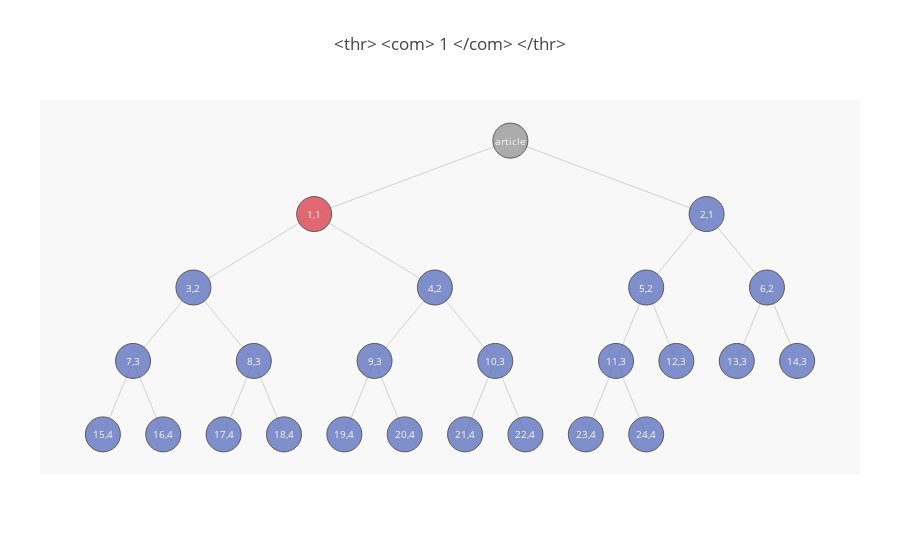
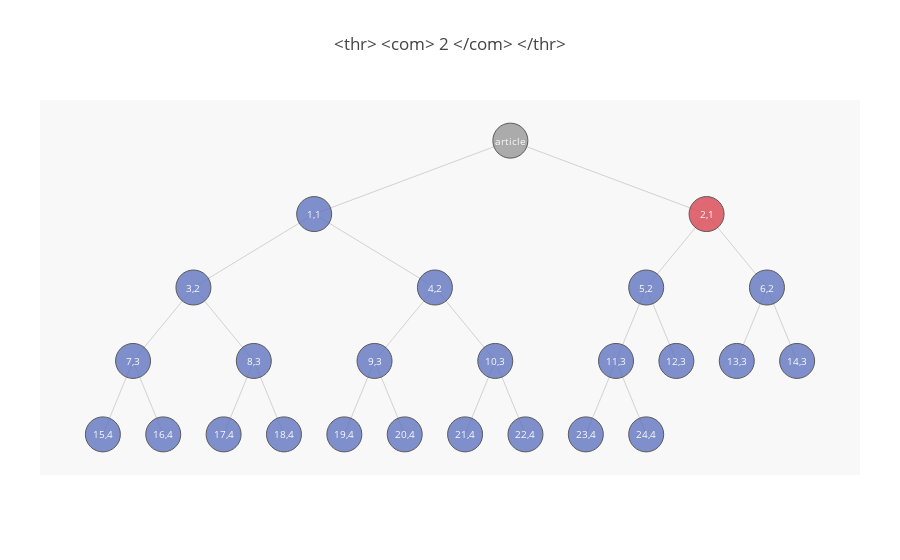
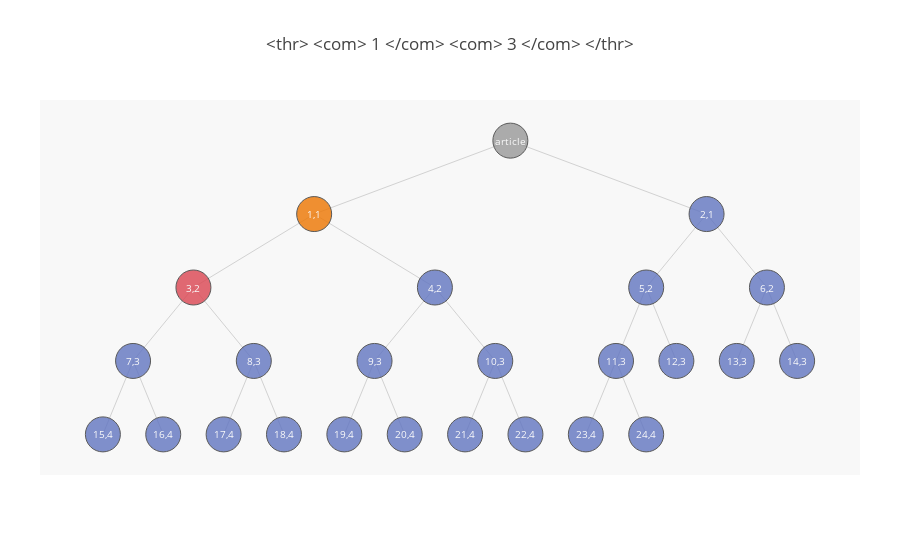
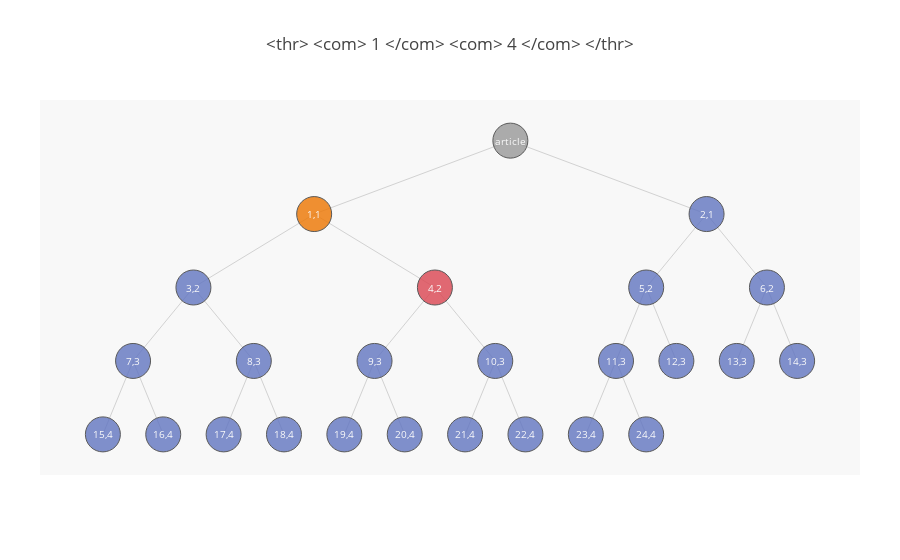

The notebook cell these images were saved under, in order:
### Code cell
for i in range(1, 20):
    tree_plot(25, i)

### Figure 1 — Plotly figure (JSON) as saved in the notebook; plotly's stock layout.template omitted (floating-point values rounded to 4 significant figures)
{"data": [{"hoverinfo": "none", "line": {"color": "rgb(210,210,210)", "width": 1}, "mode": "lines", "type": "scatter", "x": [0, -3.25, null, 0, 3.25, null, -3.25, -5.25, null, -3.25, -1.25, null, 3.25, 2.25, null, 3.25, 4.25, null, -5.25, -6.25, null, -5.25, -4.25, null, -1.25, -2.25, null, -1.25, -0.25, null, 2.25, 1.75, null, 2.25, 2.75, null, 4.25, 3.75, null, 4.25, 4.75, null, -6.25, -6.75, null, -6.25, -5.75, null, -4.25, -4.75, null, -4.25, -3.75, null, -2.25, -2.75, null, -2.25, -1.75, null, -0.25, -0.75, null, -0.25, 0.25, null, 1.75, 1.25, null, 1.75, 2.25, null], "y": [8, 7, null, 8, 7, null, 7, 6, null, 7, 6, null, 7, 6, null, 7, 6, null, 6, 5, null, 6, 5, null, 6, 5, null, 6, 5, null, 6, 5, null, 6, 5, null, 6, 5, null, 6, 5, null, 5, 4, null, 5, 4, null, 5, 4, null, 5, 4, null, 5, 4, null, 5, 4, null, 5, 4, null, 5, 4, null, 5, 4, null, 5, 4, null]}, {"hoverinfo": "text", "marker": {"color": ["#989898", "#DB4551", "#6175c1", "#6175c1", "#6175c1", "#6175c1", "#6175c1", "#6175c1", "#6175c1", "#6175c1", "#6175c1", "#6175c1", "#6175c1", "#6175c1", "#6175c1", "#6175c1", "#6175c1", "#6175c1", "#6175c1", "#6175c1", "#6175c1", "#6175c1", "#6175c1", "#6175c1", "#6175c1"], "line": {"color": "rgb(50,50,50)", "width": 1}, "size": 35, "symbol": "dot"}, "mode": "markers", "name": "", "opacity": 0.8, "text": ["article", "1,1", "2,1", "3,2", "4,2", "5,2", "6,2", "7,3", "8,3", "9,3", "10,3", "11,3", "12,3", "13,3", "14,3", "15,4", "16,4", "17,4", "18,4", "19,4", "20,4", "21,4", "22,4", "23,4", "24,4"], "type": "scatter", "x": [0, -3.25, 3.25, -5.25, -1.25, 2.25, 4.25, -6.25, -4.25, -2.25, -0.25, 1.75, 2.75, 3.75, 4.75, -6.75, -5.75, -4.75, -3.75, -2.75, -1.75, -0.75, 0.25, 1.25, 2.25], "y": [8, 7, 7, 6, 6, 6, 6, 5, 5, 5, 5, 5, 5, 5, 5, 4, 4, 4, 4, 4, 4, 4, 4, 4, 4]}], "layout": {"annotations": [{"font": {"color": "rgb(250,250,250)", "size": 10}, "showarrow": false, "text": "article", "x": 0, "xref": "x1", "y": 8, "yref": "y1"}, {"font": {"color": "rgb(250,250,250)", "size": 10}, "showarrow": false, "text": "1,1", "x": -3.25, "xref": "x1", "y": 7, "yref": "y1"}, {"font": {"color": "rgb(250,250,250)", "size": 10}, "showarrow": false, "text": "2,1", "x": 3.25, "xref": "x1", "y": 7, "yref": "y1"}, {"font": {"color": "rgb(250,250,250)", "size": 10}, "showarrow": false, "text": "3,2", "x": -5.25, "xref": "x1", "y": 6, "yref": "y1"}, {"font": {"color": "rgb(250,250,250)", "size": 10}, "showarrow": false, "text": "4,2", "x": -1.25, "xref": "x1", "y": 6, "yref": "y1"}, {"font": {"color": "rgb(250,250,250)", "size": 10}, "showarrow": false, "text": "5,2", "x": 2.25, "xref": "x1", "y": 6, "yref": "y1"}, {"font": {"color": "rgb(250,250,250)", "size": 10}, "showarrow": false, "text": "6,2", "x": 4.25, "xref": "x1", "y": 6, "yref": "y1"}, {"font": {"color": "rgb(250,250,250)", "size": 10}, "showarrow": false, "text": "7,3", "x": -6.25, "xref": "x1", "y": 5, "yref": "y1"}, {"font": {"color": "rgb(250,250,250)", "size": 10}, "showarrow": false, "text": "8,3", "x": -4.25, "xref": "x1", "y": 5, "yref": "y1"}, {"font": {"color": "rgb(250,250,250)", "size": 10}, "showarrow": false, "text": "9,3", "x": -2.25, "xref": "x1", "y": 5, "yref": "y1"}, {"font": {"color": "rgb(250,250,250)", "size": 10}, "showarrow": false, "text": "10,3", "x": -0.25, "xref": "x1", "y": 5, "yref": "y1"}, {"font": {"color": "rgb(250,250,250)", "size": 10}, "showarrow": false, "text": "11,3", "x": 1.75, "xref": "x1", "y": 5, "yref": "y1"}, {"font": {"color": "rgb(250,250,250)", "size": 10}, "showarrow": false, "text": "12,3", "x": 2.75, "xref": "x1", "y": 5, "yref": "y1"}, {"font": {"color": "rgb(250,250,250)", "size": 10}, "showarrow": false, "text": "13,3", "x": 3.75, "xref": "x1", "y": 5, "yref": "y1"}, {"font": {"color": "rgb(250,250,250)", "size": 10}, "showarrow": false, "text": "14,3", "x": 4.75, "xref": "x1", "y": 5, "yref": "y1"}, {"font": {"color": "rgb(250,250,250)", "size": 10}, "showarrow": false, "text": "15,4", "x": -6.75, "xref": "x1", "y": 4, "yref": "y1"}, {"font": {"color": "rgb(250,250,250)", "size": 10}, "showarrow": false, "text": "16,4", "x": -5.75, "xref": "x1", "y": 4, "yref": "y1"}, {"font": {"color": "rgb(250,250,250)", "size": 10}, "showarrow": false, "text": "17,4", "x": -4.75, "xref": "x1", "y": 4, "yref": "y1"}, {"font": {"color": "rgb(250,250,250)", "size": 10}, "showarrow": false, "text": "18,4", "x": -3.75, "xref": "x1", "y": 4, "yref": "y1"}, {"font": {"color": "rgb(250,250,250)", "size": 10}, "showarrow": false, "text": "19,4", "x": -2.75, "xref": "x1", "y": 4, "yref": "y1"}, {"font": {"color": "rgb(250,250,250)", "size": 10}, "showarrow": false, "text": "20,4", "x": -1.75, "xref": "x1", "y": 4, "yref": "y1"}, {"font": {"color": "rgb(250,250,250)", "size": 10}, "showarrow": false, "text": "21,4", "x": -0.75, "xref": "x1", "y": 4, "yref": "y1"}, {"font": {"color": "rgb(250,250,250)", "size": 10}, "showarrow": false, "text": "22,4", "x": 0.25, "xref": "x1", "y": 4, "yref": "y1"}, {"font": {"color": "rgb(250,250,250)", "size": 10}, "showarrow": false, "text": "23,4", "x": 1.25, "xref": "x1", "y": 4, "yref": "y1"}, {"font": {"color": "rgb(250,250,250)", "size": 10}, "showarrow": false, "text": "24,4", "x": 2.25, "xref": "x1", "y": 4, "yref": "y1"}], "font": {"size": 12}, "hovermode": "closest", "margin": {"b": 85, "l": 40, "r": 40, "t": 100}, "plot_bgcolor": "rgb(248,248,248)", "showlegend": false, "title": "<thr> <com> 1 </com> </thr>", "xaxis": {"showgrid": false, "showline": false, "showticklabels": false, "zeroline": false}, "yaxis": {"showgrid": false, "showline": false, "showticklabels": false, "zeroline": false}}}

### Figure 2 — Plotly figure (JSON) as saved in the notebook; plotly's stock layout.template omitted (floating-point values rounded to 4 significant figures)
{"data": [{"hoverinfo": "none", "line": {"color": "rgb(210,210,210)", "width": 1}, "mode": "lines", "type": "scatter", "x": [0, -3.25, null, 0, 3.25, null, -3.25, -5.25, null, -3.25, -1.25, null, 3.25, 2.25, null, 3.25, 4.25, null, -5.25, -6.25, null, -5.25, -4.25, null, -1.25, -2.25, null, -1.25, -0.25, null, 2.25, 1.75, null, 2.25, 2.75, null, 4.25, 3.75, null, 4.25, 4.75, null, -6.25, -6.75, null, -6.25, -5.75, null, -4.25, -4.75, null, -4.25, -3.75, null, -2.25, -2.75, null, -2.25, -1.75, null, -0.25, -0.75, null, -0.25, 0.25, null, 1.75, 1.25, null, 1.75, 2.25, null], "y": [8, 7, null, 8, 7, null, 7, 6, null, 7, 6, null, 7, 6, null, 7, 6, null, 6, 5, null, 6, 5, null, 6, 5, null, 6, 5, null, 6, 5, null, 6, 5, null, 6, 5, null, 6, 5, null, 5, 4, null, 5, 4, null, 5, 4, null, 5, 4, null, 5, 4, null, 5, 4, null, 5, 4, null, 5, 4, null, 5, 4, null, 5, 4, null]}, {"hoverinfo": "text", "marker": {"color": ["#989898", "#6175c1", "#DB4551", "#6175c1", "#6175c1", "#6175c1", "#6175c1", "#6175c1", "#6175c1", "#6175c1", "#6175c1", "#6175c1", "#6175c1", "#6175c1", "#6175c1", "#6175c1", "#6175c1", "#6175c1", "#6175c1", "#6175c1", "#6175c1", "#6175c1", "#6175c1", "#6175c1", "#6175c1"], "line": {"color": "rgb(50,50,50)", "width": 1}, "size": 35, "symbol": "dot"}, "mode": "markers", "name": "", "opacity": 0.8, "text": ["article", "1,1", "2,1", "3,2", "4,2", "5,2", "6,2", "7,3", "8,3", "9,3", "10,3", "11,3", "12,3", "13,3", "14,3", "15,4", "16,4", "17,4", "18,4", "19,4", "20,4", "21,4", "22,4", "23,4", "24,4"], "type": "scatter", "x": [0, -3.25, 3.25, -5.25, -1.25, 2.25, 4.25, -6.25, -4.25, -2.25, -0.25, 1.75, 2.75, 3.75, 4.75, -6.75, -5.75, -4.75, -3.75, -2.75, -1.75, -0.75, 0.25, 1.25, 2.25], "y": [8, 7, 7, 6, 6, 6, 6, 5, 5, 5, 5, 5, 5, 5, 5, 4, 4, 4, 4, 4, 4, 4, 4, 4, 4]}], "layout": {"annotations": [{"font": {"color": "rgb(250,250,250)", "size": 10}, "showarrow": false, "text": "article", "x": 0, "xref": "x1", "y": 8, "yref": "y1"}, {"font": {"color": "rgb(250,250,250)", "size": 10}, "showarrow": false, "text": "1,1", "x": -3.25, "xref": "x1", "y": 7, "yref": "y1"}, {"font": {"color": "rgb(250,250,250)", "size": 10}, "showarrow": false, "text": "2,1", "x": 3.25, "xref": "x1", "y": 7, "yref": "y1"}, {"font": {"color": "rgb(250,250,250)", "size": 10}, "showarrow": false, "text": "3,2", "x": -5.25, "xref": "x1", "y": 6, "yref": "y1"}, {"font": {"color": "rgb(250,250,250)", "size": 10}, "showarrow": false, "text": "4,2", "x": -1.25, "xref": "x1", "y": 6, "yref": "y1"}, {"font": {"color": "rgb(250,250,250)", "size": 10}, "showarrow": false, "text": "5,2", "x": 2.25, "xref": "x1", "y": 6, "yref": "y1"}, {"font": {"color": "rgb(250,250,250)", "size": 10}, "showarrow": false, "text": "6,2", "x": 4.25, "xref": "x1", "y": 6, "yref": "y1"}, {"font": {"color": "rgb(250,250,250)", "size": 10}, "showarrow": false, "text": "7,3", "x": -6.25, "xref": "x1", "y": 5, "yref": "y1"}, {"font": {"color": "rgb(250,250,250)", "size": 10}, "showarrow": false, "text": "8,3", "x": -4.25, "xref": "x1", "y": 5, "yref": "y1"}, {"font": {"color": "rgb(250,250,250)", "size": 10}, "showarrow": false, "text": "9,3", "x": -2.25, "xref": "x1", "y": 5, "yref": "y1"}, {"font": {"color": "rgb(250,250,250)", "size": 10}, "showarrow": false, "text": "10,3", "x": -0.25, "xref": "x1", "y": 5, "yref": "y1"}, {"font": {"color": "rgb(250,250,250)", "size": 10}, "showarrow": false, "text": "11,3", "x": 1.75, "xref": "x1", "y": 5, "yref": "y1"}, {"font": {"color": "rgb(250,250,250)", "size": 10}, "showarrow": false, "text": "12,3", "x": 2.75, "xref": "x1", "y": 5, "yref": "y1"}, {"font": {"color": "rgb(250,250,250)", "size": 10}, "showarrow": false, "text": "13,3", "x": 3.75, "xref": "x1", "y": 5, "yref": "y1"}, {"font": {"color": "rgb(250,250,250)", "size": 10}, "showarrow": false, "text": "14,3", "x": 4.75, "xref": "x1", "y": 5, "yref": "y1"}, {"font": {"color": "rgb(250,250,250)", "size": 10}, "showarrow": false, "text": "15,4", "x": -6.75, "xref": "x1", "y": 4, "yref": "y1"}, {"font": {"color": "rgb(250,250,250)", "size": 10}, "showarrow": false, "text": "16,4", "x": -5.75, "xref": "x1", "y": 4, "yref": "y1"}, {"font": {"color": "rgb(250,250,250)", "size": 10}, "showarrow": false, "text": "17,4", "x": -4.75, "xref": "x1", "y": 4, "yref": "y1"}, {"font": {"color": "rgb(250,250,250)", "size": 10}, "showarrow": false, "text": "18,4", "x": -3.75, "xref": "x1", "y": 4, "yref": "y1"}, {"font": {"color": "rgb(250,250,250)", "size": 10}, "showarrow": false, "text": "19,4", "x": -2.75, "xref": "x1", "y": 4, "yref": "y1"}, {"font": {"color": "rgb(250,250,250)", "size": 10}, "showarrow": false, "text": "20,4", "x": -1.75, "xref": "x1", "y": 4, "yref": "y1"}, {"font": {"color": "rgb(250,250,250)", "size": 10}, "showarrow": false, "text": "21,4", "x": -0.75, "xref": "x1", "y": 4, "yref": "y1"}, {"font": {"color": "rgb(250,250,250)", "size": 10}, "showarrow": false, "text": "22,4", "x": 0.25, "xref": "x1", "y": 4, "yref": "y1"}, {"font": {"color": "rgb(250,250,250)", "size": 10}, "showarrow": false, "text": "23,4", "x": 1.25, "xref": "x1", "y": 4, "yref": "y1"}, {"font": {"color": "rgb(250,250,250)", "size": 10}, "showarrow": false, "text": "24,4", "x": 2.25, "xref": "x1", "y": 4, "yref": "y1"}], "font": {"size": 12}, "hovermode": "closest", "margin": {"b": 85, "l": 40, "r": 40, "t": 100}, "plot_bgcolor": "rgb(248,248,248)", "showlegend": false, "title": "<thr> <com> 2 </com> </thr>", "xaxis": {"showgrid": false, "showline": false, "showticklabels": false, "zeroline": false}, "yaxis": {"showgrid": false, "showline": false, "showticklabels": false, "zeroline": false}}}

### Figure 3 — Plotly figure (JSON) as saved in the notebook; plotly's stock layout.template omitted (floating-point values rounded to 4 significant figures)
{"data": [{"hoverinfo": "none", "line": {"color": "rgb(210,210,210)", "width": 1}, "mode": "lines", "type": "scatter", "x": [0, -3.25, null, 0, 3.25, null, -3.25, -5.25, null, -3.25, -1.25, null, 3.25, 2.25, null, 3.25, 4.25, null, -5.25, -6.25, null, -5.25, -4.25, null, -1.25, -2.25, null, -1.25, -0.25, null, 2.25, 1.75, null, 2.25, 2.75, null, 4.25, 3.75, null, 4.25, 4.75, null, -6.25, -6.75, null, -6.25, -5.75, null, -4.25, -4.75, null, -4.25, -3.75, null, -2.25, -2.75, null, -2.25, -1.75, null, -0.25, -0.75, null, -0.25, 0.25, null, 1.75, 1.25, null, 1.75, 2.25, null], "y": [8, 7, null, 8, 7, null, 7, 6, null, 7, 6, null, 7, 6, null, 7, 6, null, 6, 5, null, 6, 5, null, 6, 5, null, 6, 5, null, 6, 5, null, 6, 5, null, 6, 5, null, 6, 5, null, 5, 4, null, 5, 4, null, 5, 4, null, 5, 4, null, 5, 4, null, 5, 4, null, 5, 4, null, 5, 4, null, 5, 4, null, 5, 4, null]}, {"hoverinfo": "text", "marker": {"color": ["#989898", "#EE7600", "#6175c1", "#DB4551", "#6175c1", "#6175c1", "#6175c1", "#6175c1", "#6175c1", "#6175c1", "#6175c1", "#6175c1", "#6175c1", "#6175c1", "#6175c1", "#6175c1", "#6175c1", "#6175c1", "#6175c1", "#6175c1", "#6175c1", "#6175c1", "#6175c1", "#6175c1", "#6175c1"], "line": {"color": "rgb(50,50,50)", "width": 1}, "size": 35, "symbol": "dot"}, "mode": "markers", "name": "", "opacity": 0.8, "text": ["article", "1,1", "2,1", "3,2", "4,2", "5,2", "6,2", "7,3", "8,3", "9,3", "10,3", "11,3", "12,3", "13,3", "14,3", "15,4", "16,4", "17,4", "18,4", "19,4", "20,4", "21,4", "22,4", "23,4", "24,4"], "type": "scatter", "x": [0, -3.25, 3.25, -5.25, -1.25, 2.25, 4.25, -6.25, -4.25, -2.25, -0.25, 1.75, 2.75, 3.75, 4.75, -6.75, -5.75, -4.75, -3.75, -2.75, -1.75, -0.75, 0.25, 1.25, 2.25], "y": [8, 7, 7, 6, 6, 6, 6, 5, 5, 5, 5, 5, 5, 5, 5, 4, 4, 4, 4, 4, 4, 4, 4, 4, 4]}], "layout": {"annotations": [{"font": {"color": "rgb(250,250,250)", "size": 10}, "showarrow": false, "text": "article", "x": 0, "xref": "x1", "y": 8, "yref": "y1"}, {"font": {"color": "rgb(250,250,250)", "size": 10}, "showarrow": false, "text": "1,1", "x": -3.25, "xref": "x1", "y": 7, "yref": "y1"}, {"font": {"color": "rgb(250,250,250)", "size": 10}, "showarrow": false, "text": "2,1", "x": 3.25, "xref": "x1", "y": 7, "yref": "y1"}, {"font": {"color": "rgb(250,250,250)", "size": 10}, "showarrow": false, "text": "3,2", "x": -5.25, "xref": "x1", "y": 6, "yref": "y1"}, {"font": {"color": "rgb(250,250,250)", "size": 10}, "showarrow": false, "text": "4,2", "x": -1.25, "xref": "x1", "y": 6, "yref": "y1"}, {"font": {"color": "rgb(250,250,250)", "size": 10}, "showarrow": false, "text": "5,2", "x": 2.25, "xref": "x1", "y": 6, "yref": "y1"}, {"font": {"color": "rgb(250,250,250)", "size": 10}, "showarrow": false, "text": "6,2", "x": 4.25, "xref": "x1", "y": 6, "yref": "y1"}, {"font": {"color": "rgb(250,250,250)", "size": 10}, "showarrow": false, "text": "7,3", "x": -6.25, "xref": "x1", "y": 5, "yref": "y1"}, {"font": {"color": "rgb(250,250,250)", "size": 10}, "showarrow": false, "text": "8,3", "x": -4.25, "xref": "x1", "y": 5, "yref": "y1"}, {"font": {"color": "rgb(250,250,250)", "size": 10}, "showarrow": false, "text": "9,3", "x": -2.25, "xref": "x1", "y": 5, "yref": "y1"}, {"font": {"color": "rgb(250,250,250)", "size": 10}, "showarrow": false, "text": "10,3", "x": -0.25, "xref": "x1", "y": 5, "yref": "y1"}, {"font": {"color": "rgb(250,250,250)", "size": 10}, "showarrow": false, "text": "11,3", "x": 1.75, "xref": "x1", "y": 5, "yref": "y1"}, {"font": {"color": "rgb(250,250,250)", "size": 10}, "showarrow": false, "text": "12,3", "x": 2.75, "xref": "x1", "y": 5, "yref": "y1"}, {"font": {"color": "rgb(250,250,250)", "size": 10}, "showarrow": false, "text": "13,3", "x": 3.75, "xref": "x1", "y": 5, "yref": "y1"}, {"font": {"color": "rgb(250,250,250)", "size": 10}, "showarrow": false, "text": "14,3", "x": 4.75, "xref": "x1", "y": 5, "yref": "y1"}, {"font": {"color": "rgb(250,250,250)", "size": 10}, "showarrow": false, "text": "15,4", "x": -6.75, "xref": "x1", "y": 4, "yref": "y1"}, {"font": {"color": "rgb(250,250,250)", "size": 10}, "showarrow": false, "text": "16,4", "x": -5.75, "xref": "x1", "y": 4, "yref": "y1"}, {"font": {"color": "rgb(250,250,250)", "size": 10}, "showarrow": false, "text": "17,4", "x": -4.75, "xref": "x1", "y": 4, "yref": "y1"}, {"font": {"color": "rgb(250,250,250)", "size": 10}, "showarrow": false, "text": "18,4", "x": -3.75, "xref": "x1", "y": 4, "yref": "y1"}, {"font": {"color": "rgb(250,250,250)", "size": 10}, "showarrow": false, "text": "19,4", "x": -2.75, "xref": "x1", "y": 4, "yref": "y1"}, {"font": {"color": "rgb(250,250,250)", "size": 10}, "showarrow": false, "text": "20,4", "x": -1.75, "xref": "x1", "y": 4, "yref": "y1"}, {"font": {"color": "rgb(250,250,250)", "size": 10}, "showarrow": false, "text": "21,4", "x": -0.75, "xref": "x1", "y": 4, "yref": "y1"}, {"font": {"color": "rgb(250,250,250)", "size": 10}, "showarrow": false, "text": "22,4", "x": 0.25, "xref": "x1", "y": 4, "yref": "y1"}, {"font": {"color": "rgb(250,250,250)", "size": 10}, "showarrow": false, "text": "23,4", "x": 1.25, "xref": "x1", "y": 4, "yref": "y1"}, {"font": {"color": "rgb(250,250,250)", "size": 10}, "showarrow": false, "text": "24,4", "x": 2.25, "xref": "x1", "y": 4, "yref": "y1"}], "font": {"size": 12}, "hovermode": "closest", "margin": {"b": 85, "l": 40, "r": 40, "t": 100}, "plot_bgcolor": "rgb(248,248,248)", "showlegend": false, "title": "<thr> <com> 1 </com> <com> 3 </com> </thr>", "xaxis": {"showgrid": false, "showline": false, "showticklabels": false, "zeroline": false}, "yaxis": {"showgrid": false, "showline": false, "showticklabels": false, "zeroline": false}}}

### Figure 4 — Plotly figure (JSON) as saved in the notebook; plotly's stock layout.template omitted (floating-point values rounded to 4 significant figures)
{"data": [{"hoverinfo": "none", "line": {"color": "rgb(210,210,210)", "width": 1}, "mode": "lines", "type": "scatter", "x": [0, -3.25, null, 0, 3.25, null, -3.25, -5.25, null, -3.25, -1.25, null, 3.25, 2.25, null, 3.25, 4.25, null, -5.25, -6.25, null, -5.25, -4.25, null, -1.25, -2.25, null, -1.25, -0.25, null, 2.25, 1.75, null, 2.25, 2.75, null, 4.25, 3.75, null, 4.25, 4.75, null, -6.25, -6.75, null, -6.25, -5.75, null, -4.25, -4.75, null, -4.25, -3.75, null, -2.25, -2.75, null, -2.25, -1.75, null, -0.25, -0.75, null, -0.25, 0.25, null, 1.75, 1.25, null, 1.75, 2.25, null], "y": [8, 7, null, 8, 7, null, 7, 6, null, 7, 6, null, 7, 6, null, 7, 6, null, 6, 5, null, 6, 5, null, 6, 5, null, 6, 5, null, 6, 5, null, 6, 5, null, 6, 5, null, 6, 5, null, 5, 4, null, 5, 4, null, 5, 4, null, 5, 4, null, 5, 4, null, 5, 4, null, 5, 4, null, 5, 4, null, 5, 4, null, 5, 4, null]}, {"hoverinfo": "text", "marker": {"color": ["#989898", "#EE7600", "#6175c1", "#6175c1", "#DB4551", "#6175c1", "#6175c1", "#6175c1", "#6175c1", "#6175c1", "#6175c1", "#6175c1", "#6175c1", "#6175c1", "#6175c1", "#6175c1", "#6175c1", "#6175c1", "#6175c1", "#6175c1", "#6175c1", "#6175c1", "#6175c1", "#6175c1", "#6175c1"], "line": {"color": "rgb(50,50,50)", "width": 1}, "size": 35, "symbol": "dot"}, "mode": "markers", "name": "", "opacity": 0.8, "text": ["article", "1,1", "2,1", "3,2", "4,2", "5,2", "6,2", "7,3", "8,3", "9,3", "10,3", "11,3", "12,3", "13,3", "14,3", "15,4", "16,4", "17,4", "18,4", "19,4", "20,4", "21,4", "22,4", "23,4", "24,4"], "type": "scatter", "x": [0, -3.25, 3.25, -5.25, -1.25, 2.25, 4.25, -6.25, -4.25, -2.25, -0.25, 1.75, 2.75, 3.75, 4.75, -6.75, -5.75, -4.75, -3.75, -2.75, -1.75, -0.75, 0.25, 1.25, 2.25], "y": [8, 7, 7, 6, 6, 6, 6, 5, 5, 5, 5, 5, 5, 5, 5, 4, 4, 4, 4, 4, 4, 4, 4, 4, 4]}], "layout": {"annotations": [{"font": {"color": "rgb(250,250,250)", "size": 10}, "showarrow": false, "text": "article", "x": 0, "xref": "x1", "y": 8, "yref": "y1"}, {"font": {"color": "rgb(250,250,250)", "size": 10}, "showarrow": false, "text": "1,1", "x": -3.25, "xref": "x1", "y": 7, "yref": "y1"}, {"font": {"color": "rgb(250,250,250)", "size": 10}, "showarrow": false, "text": "2,1", "x": 3.25, "xref": "x1", "y": 7, "yref": "y1"}, {"font": {"color": "rgb(250,250,250)", "size": 10}, "showarrow": false, "text": "3,2", "x": -5.25, "xref": "x1", "y": 6, "yref": "y1"}, {"font": {"color": "rgb(250,250,250)", "size": 10}, "showarrow": false, "text": "4,2", "x": -1.25, "xref": "x1", "y": 6, "yref": "y1"}, {"font": {"color": "rgb(250,250,250)", "size": 10}, "showarrow": false, "text": "5,2", "x": 2.25, "xref": "x1", "y": 6, "yref": "y1"}, {"font": {"color": "rgb(250,250,250)", "size": 10}, "showarrow": false, "text": "6,2", "x": 4.25, "xref": "x1", "y": 6, "yref": "y1"}, {"font": {"color": "rgb(250,250,250)", "size": 10}, "showarrow": false, "text": "7,3", "x": -6.25, "xref": "x1", "y": 5, "yref": "y1"}, {"font": {"color": "rgb(250,250,250)", "size": 10}, "showarrow": false, "text": "8,3", "x": -4.25, "xref": "x1", "y": 5, "yref": "y1"}, {"font": {"color": "rgb(250,250,250)", "size": 10}, "showarrow": false, "text": "9,3", "x": -2.25, "xref": "x1", "y": 5, "yref": "y1"}, {"font": {"color": "rgb(250,250,250)", "size": 10}, "showarrow": false, "text": "10,3", "x": -0.25, "xref": "x1", "y": 5, "yref": "y1"}, {"font": {"color": "rgb(250,250,250)", "size": 10}, "showarrow": false, "text": "11,3", "x": 1.75, "xref": "x1", "y": 5, "yref": "y1"}, {"font": {"color": "rgb(250,250,250)", "size": 10}, "showarrow": false, "text": "12,3", "x": 2.75, "xref": "x1", "y": 5, "yref": "y1"}, {"font": {"color": "rgb(250,250,250)", "size": 10}, "showarrow": false, "text": "13,3", "x": 3.75, "xref": "x1", "y": 5, "yref": "y1"}, {"font": {"color": "rgb(250,250,250)", "size": 10}, "showarrow": false, "text": "14,3", "x": 4.75, "xref": "x1", "y": 5, "yref": "y1"}, {"font": {"color": "rgb(250,250,250)", "size": 10}, "showarrow": false, "text": "15,4", "x": -6.75, "xref": "x1", "y": 4, "yref": "y1"}, {"font": {"color": "rgb(250,250,250)", "size": 10}, "showarrow": false, "text": "16,4", "x": -5.75, "xref": "x1", "y": 4, "yref": "y1"}, {"font": {"color": "rgb(250,250,250)", "size": 10}, "showarrow": false, "text": "17,4", "x": -4.75, "xref": "x1", "y": 4, "yref": "y1"}, {"font": {"color": "rgb(250,250,250)", "size": 10}, "showarrow": false, "text": "18,4", "x": -3.75, "xref": "x1", "y": 4, "yref": "y1"}, {"font": {"color": "rgb(250,250,250)", "size": 10}, "showarrow": false, "text": "19,4", "x": -2.75, "xref": "x1", "y": 4, "yref": "y1"}, {"font": {"color": "rgb(250,250,250)", "size": 10}, "showarrow": false, "text": "20,4", "x": -1.75, "xref": "x1", "y": 4, "yref": "y1"}, {"font": {"color": "rgb(250,250,250)", "size": 10}, "showarrow": false, "text": "21,4", "x": -0.75, "xref": "x1", "y": 4, "yref": "y1"}, {"font": {"color": "rgb(250,250,250)", "size": 10}, "showarrow": false, "text": "22,4", "x": 0.25, "xref": "x1", "y": 4, "yref": "y1"}, {"font": {"color": "rgb(250,250,250)", "size": 10}, "showarrow": false, "text": "23,4", "x": 1.25, "xref": "x1", "y": 4, "yref": "y1"}, {"font": {"color": "rgb(250,250,250)", "size": 10}, "showarrow": false, "text": "24,4", "x": 2.25, "xref": "x1", "y": 4, "yref": "y1"}], "font": {"size": 12}, "hovermode": "closest", "margin": {"b": 85, "l": 40, "r": 40, "t": 100}, "plot_bgcolor": "rgb(248,248,248)", "showlegend": false, "title": "<thr> <com> 1 </com> <com> 4 </com> </thr>", "xaxis": {"showgrid": false, "showline": false, "showticklabels": false, "zeroline": false}, "yaxis": {"showgrid": false, "showline": false, "showticklabels": false, "zeroline": false}}}
